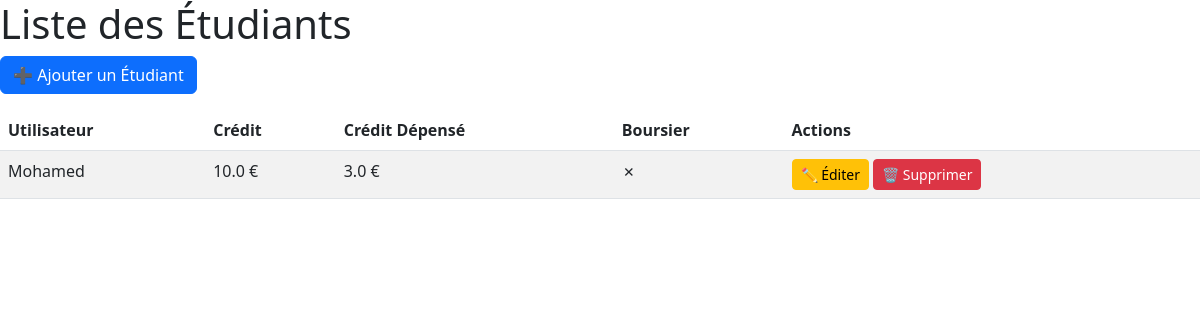
Page /students/ (signed in) on the committed database.
### cafeteria_app/models.py (models this page shows, shortened)
class Student(models.Model):
    user = models.OneToOneField(User, on_delete=models.CASCADE)
    credit = models.FloatField(default=0)
    credit_depense = models.FloatField(default=0)
    boursier = models.BooleanField(default=False)

### cafeteria_app/views.py (the view)
# urls.py: path('students/', views.student_list, name='student_list'),
@login_required
def student_list(request):
    students = Student.objects.all()
    return render(request, 'student_list.html', {'students': students})

### cafeteria_app/templates/student_list.html (shortened to what this page needs)
{% extends 'base.html' %}
{% block content %}
        <h1>Liste des Étudiants</h1>
        <a href="{% url 'student_add' %}" class="btn btn-primary mb-3">➕ Ajouter un Étudiant</a>
        <table class="table table-striped">
            <thead>
                <tr>
                    <th>Utilisateur</th>
                    <th>Crédit</th>
                    <th>Crédit Dépensé</th>
                    <th>Boursier</th>
                    <th>Actions</th>
                </tr>
            </thead>
            <tbody>
                {% for student in students %}
                <tr>
                    <td>{{ student.user.username }}</td>
                    <td>{{ student.credit }} €</td>
                    <td>{{ student.credit_depense }} €</td>
                    <td>{% if student.boursier %}✓{% else %}✗{% endif %}</td>
                    <td>
                        <a href="{% url 'student_edit' student.pk %}" class="btn btn-sm btn-warning">✏️ Éditer</a>
                        <a href="{% url 'student_delete' student.pk %}" class="btn btn-sm btn-danger">🗑️ Supprimer</a>
                    </td>
                </tr>
                {% empty %}
                <tr>
                    <td colspan="5" class="text-center">Aucun étudiant enregistré.</td>
                </tr>
                {% endfor %}
            </tbody>
        </table>
{% endblock %}

### rows in the picture
Student: user.username "Mohamed", credit "10.0", credit_depense "3.0"
